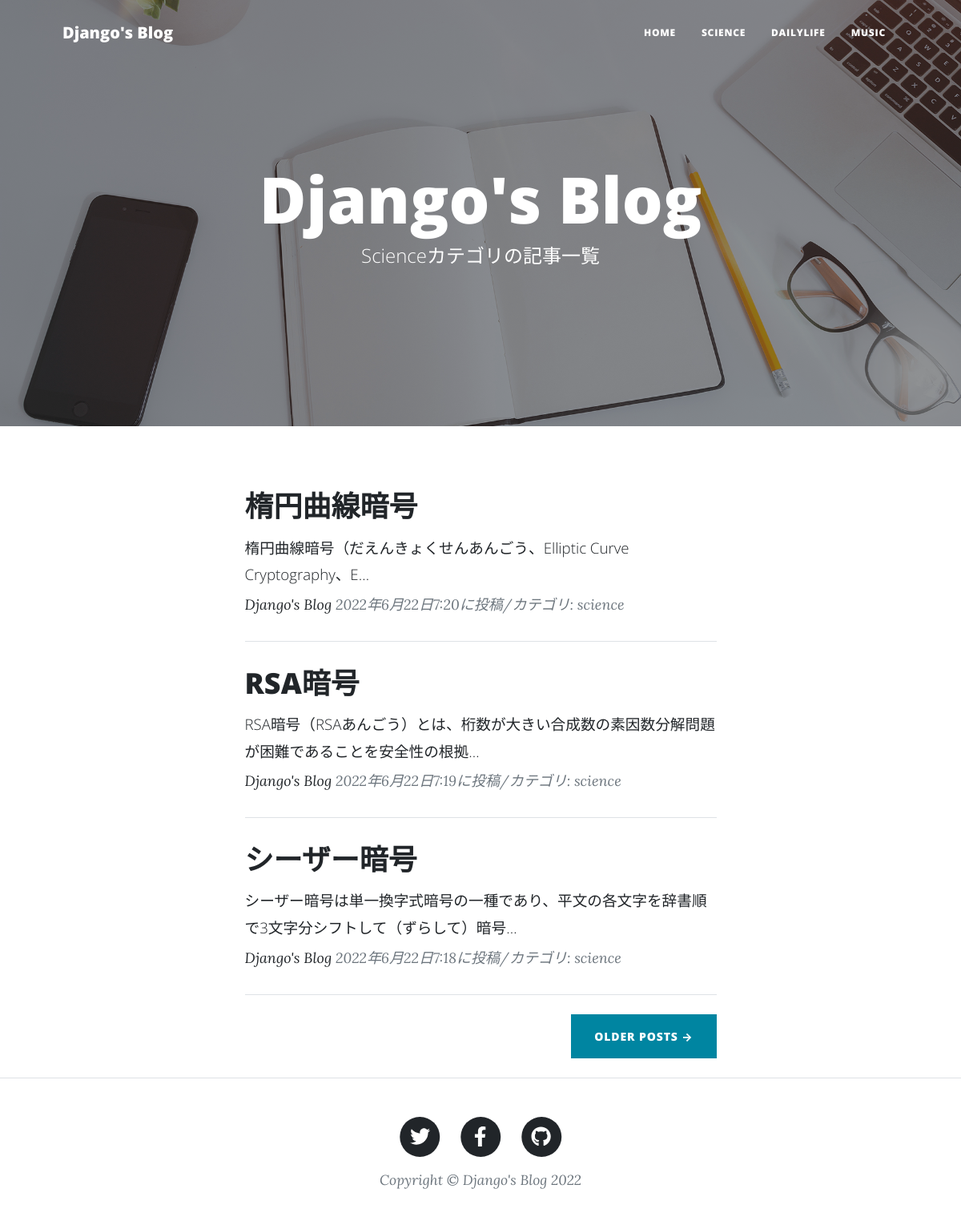
/science-list/, run on the app's committed database.
### blogapp/models.py (models this page shows, shortened)
class BlogPost(models.Model):
    CATEGORY =(('science', '科学のこと'),
               ('dailylife', '日常のこと'),
               ('music', '音楽のこと'))
    title = models.CharField(
        verbose_name ='タイトル',
        max_length= 200
        )
    content = models.TextField(
        verbose_name='本文'
        )
    posted_at = models.DateTimeField(
        verbose_name = '投稿日時',
        auto_now_add = True #日時を自動追加
        )
    category = models.CharField(
        verbose_name='カテゴリ',
        max_length = 50,
        choices = CATEGORY
        )

### blogapp/views.py (the view)
class ScienceView(ListView):
    template_name = 'science_list.html'
    model = BlogPost
    context_object_name = 'science_records'
    queryset = BlogPost.objects.filter(
        category='science').order_by('-posted_at')

### blogapp/templates/science_list.html (shortened to what this page needs)
{% extends 'base.html' %}
{% load static %}
        {% block header %}
        <header class="masthead" style="background-image: url({% static 'assets/img/home-bg.jpg' %})">
            <div class="container position-relative px-4 px-lg-5">
                <div class="row gx-4 gx-lg-5 justify-content-center">
                    <div class="col-md-10 col-lg-8 col-xl-7">
                        <div class="site-heading">
                            <h1>Django's Blog</h1>
                            <span class="subheading">Scienceカテゴリの記事一覧</span>
                        </div>
                    </div>
                </div>
            </div>
        </header>
        {% endblock %}
        {% block contents %}
        <div class="container px-4 px-lg-5">
            <div class="row gx-4 gx-lg-5 justify-content-center">
                <div class="col-md-10 col-lg-8 col-xl-7">
                    {% for record in science_records %}
                    <div class="post-preview">
                        <a href="{% url 'blogapp:blog_detail' record.pk %}">
                            <h2 class="post-title">
                                 {{record.title}}</h2>
                            <h3 class="post-subtitle">
                                <span style="font-size : 14pt">
                                {{record.content|truncatechars:50}}
                                </span>
                            </h3>
                        </a>
                        <p class="post-meta">
                            <a href="#">Django's Blog</a>
                            {{record.posted_at}}に投稿/カテゴリ:
                            {{record.category}}</p>
                </div>
                    <hr class="my-4" />
                    {% endfor %}
                    <div class="d-flex justify-content-end mb-4"><a class="btn btn-primary text-uppercase" href="#!">Older Posts →</a></div>
                </div>
            </div>
        </div>
        {% endblock %}

### data on the page
BlogPost: title "楕円曲線暗号", content "楕円曲線暗号（だえんきょくせんあんごう、Elliptic Curve Cryptography、E…", posted_at "2022年6月22日7:20", category "science"
BlogPost: title "RSA暗号", content "RSA暗号（RSAあんごう）とは、桁数が大きい合成数の素因数分解問題が困難であることを安全性の根拠…", posted_at "2022年6月22日7:19", category "science"
BlogPost: title "シーザー暗号", content "シーザー暗号は単一換字式暗号の一種であり、平文の各文字を辞書順で3文字分シフトして（ずらして）暗号…", posted_at "2022年6月22日7:18", category "science"
